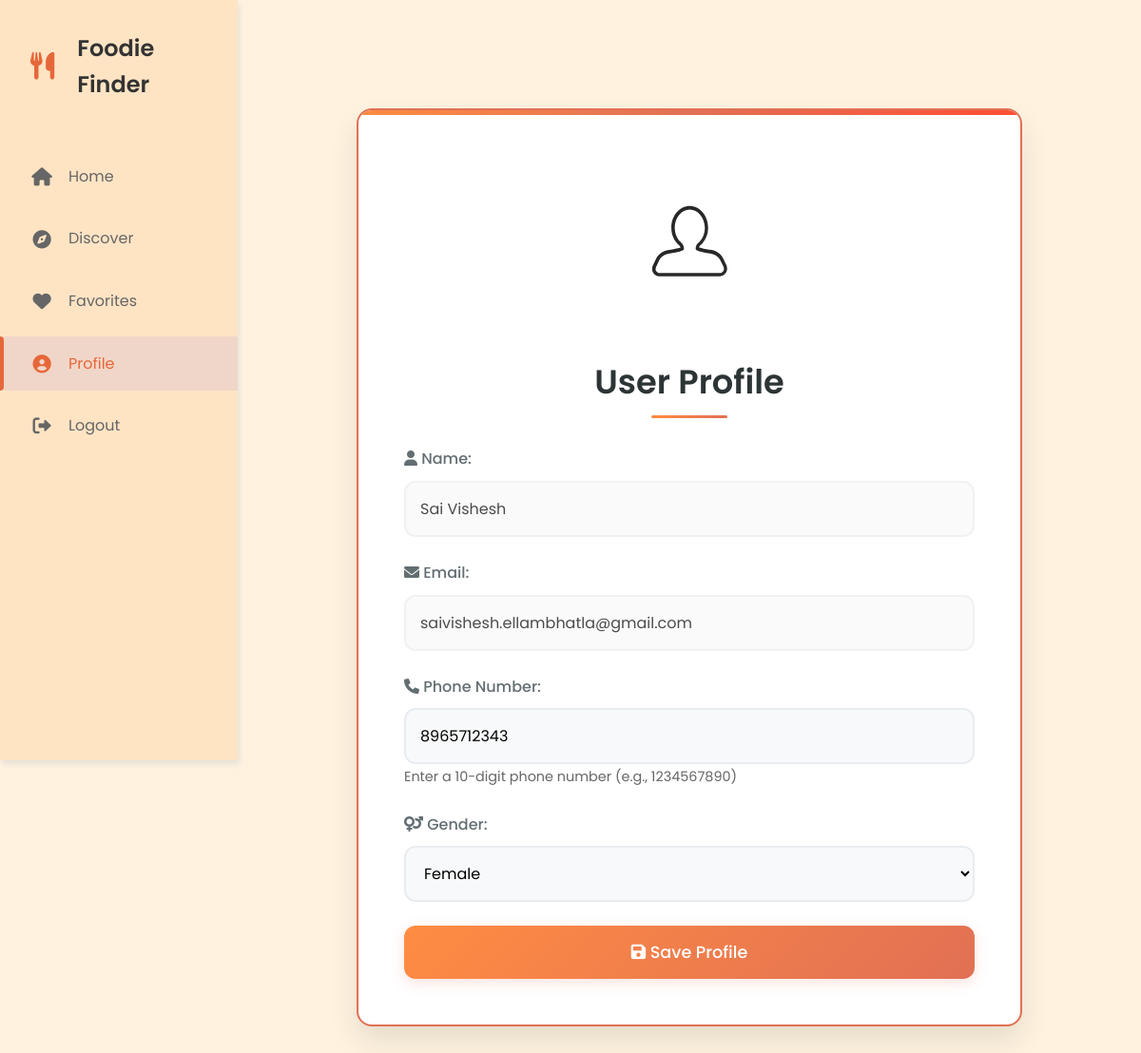
The app's page /profile (signed in), older data.
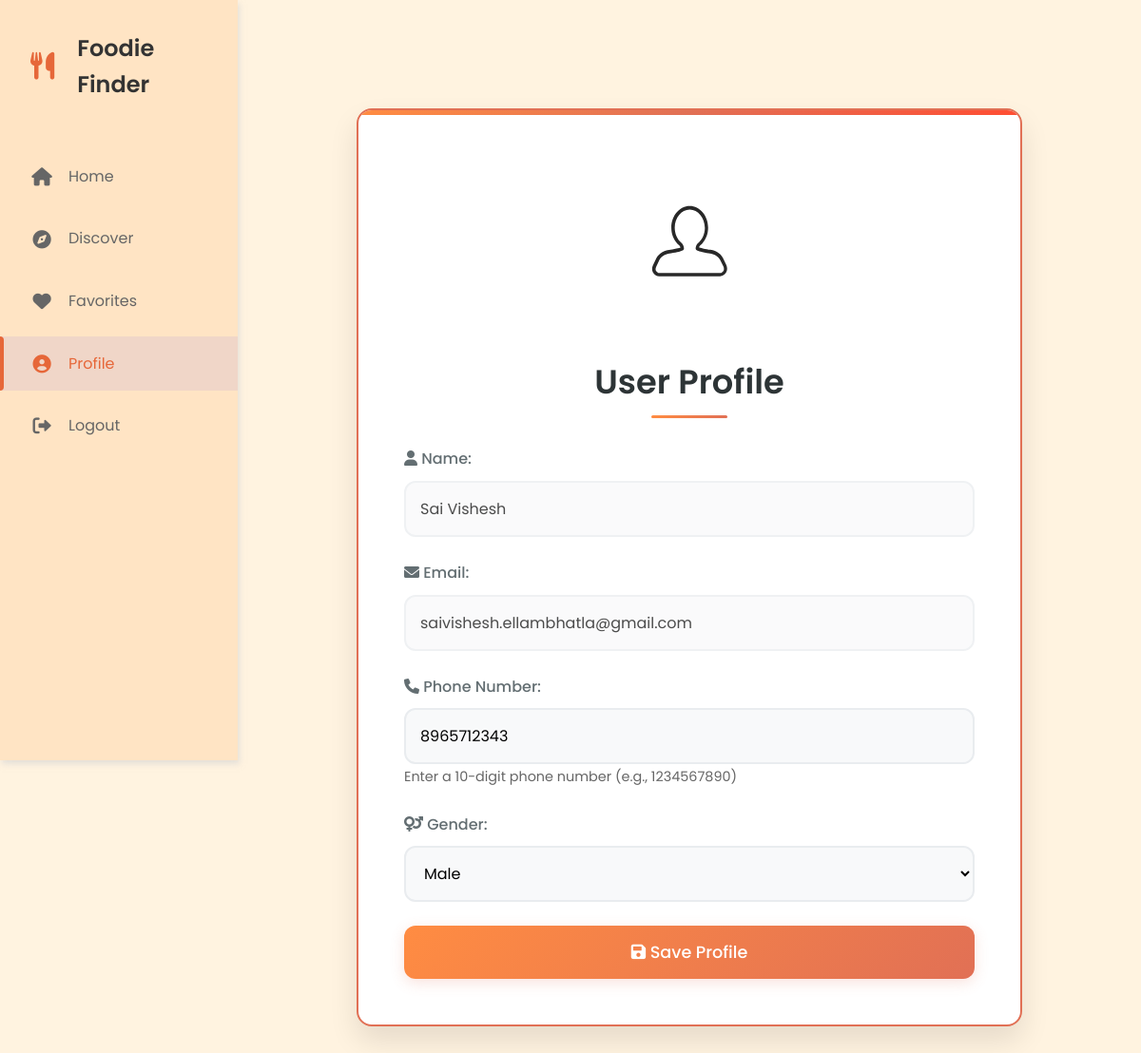
The same page, newer data.
### my_flask_app/models.py (models this page shows, shortened)
class User(db.Model, UserMixin):
    id = db.Column(db.Integer,primary_key=True)
    name = db.Column(db.String(80),nullable=False) #make all these fields required in html
    email = db.Column(db.String(100),unique=True,nullable=False)
    password = db.Column(db.String(150),nullable=False)
    phone=db.Column(db.Integer)
    gender=db.Column(db.String(1))
    favourites = db.relationship('Favourite',backref='author',lazy=True)

### my_flask_app/main.py (the view)
@main.route('/profile')
@login_required
def profile():
    return render_template('profile.html', user=current_user)

### my_flask_app/templates/profile.html (shortened to what this page needs)
{% extends "base.html" %}
{% block content %}
    <div class="container">
        <div class="profile-container">
            <div class="profile-photo-container">
                <img src="{{ url_for('static', filename='images/user-profile.svg') }}" class="profile-photo">
            </div>
            <h2 class="text-center">User Profile</h2>
            <form action="/save_profile" method="POST">
                <div class="form-group">
                    <label><i class="fas fa-user"></i> Name:</label>
                    <input type="text" name="name" value="{{ user.name }}" readonly class="form-control">
                </div>
                <div class="form-group">
                    <label><i class="fas fa-envelope"></i> Email:</label>
                    <input type="email" name="email" value="{{ user.email }}" readonly class="form-control">
                </div>
                <div class="form-group">
                    <label><i class="fas fa-phone"></i> Phone Number:</label>
                    <input type="tel"
                            name="phone"
                            placeholder="Enter phone number"
                            value="{{ user.phone or '' }}"
                            pattern="[0-9]{10}"
                            title="Please enter a valid 10-digit phone number"
                            class="form-control">
                    <small class="form-text">Enter a 10-digit phone number (e.g., 1234567890)</small>
                </div>
                <div class="form-group">
                    <label><i class="fas fa-venus-mars"></i> Gender:</label>
                    <select name="gender" class="form-control">
                        <option value="Male" {% if user.gender == 'M' %}selected{% endif %}>Male</option>
                        <option value="Female" {% if user.gender == 'F' %}selected{% endif %}>Female</option>
                    </select>
                </div>
                <button type="submit" class="btn-primary">
                    <i class="fas fa-save"></i> Save Profile
                </button>
            </form>
        </div>
    </div>
{% endblock %}

### my_flask_app/templates/base.html (shortened to what this page needs)
<!DOCTYPE html>
<html lang="en">
<head>
    <link rel="stylesheet" href="https://cdnjs.cloudflare.com/ajax/libs/font-awesome/6.0.0/css/all.min.css">
    <link rel="stylesheet" href="../static/css/styles.css">
    <link rel="stylesheet" href="../static/css/sidebar.css">
</head>
<body>
    <div class="nav-sidebar">
        <div class="nav-logo">
            <i class="fas fa-utensils"></i>
            <span>Foodie Finder</span>
        </div>
        <ul class="nav-menu">
            <li class="nav-item">
                <a href="{{url_for('main.dish_finder')}}" class="nav-link">
                    <i class="fas fa-home"></i>
                    <span>Home</span>
                </a>
            </li>
            <li class="nav-item">
                <a href="{{url_for('main.discover')}}" class="nav-link">
                    <i class="fas fa-compass"></i>
                    <span>Discover</span>
                </a>
            </li>
            <li class="nav-item">
                <a href="{{url_for('main.favourites')}}" class="nav-link">
                    <i class="fas fa-heart"></i>
                    <span>Favorites</span>
                </a>
            </li>
            <li class="nav-item">
                <a href="{{url_for('main.profile')}}" class="nav-link">
                    <i class="fas fa-user-circle"></i>
                    <span>Profile</span>
                </a>
            </li>
            <li class="nav-item">
                <a href="{{url_for('auth.logout')}}" class="nav-link">
                    <i class="fas fa-sign-out-alt"></i>
                    <span>Logout</span>
                </a>
            </li>
        </ul>
    </div>
    <main class="main-content">
        {% block content %}{% endblock %}
    </main>
</body>
</html>

### my_flask_app/static/css/styles.css (style rules this page uses)
:root { --primary-color: #FF8C42; --secondary-color: #FF4E33; --accent-color: #FFA07A; --background-color: #FFF3E0; --card-bg: #ffffff; --text-color: #2d3436; --text-light: #636e72; --shadow: 0 8px 30px rgba(0, 0, 0, 0.08); --border-radius: 16px; --sidebar-width: 250px; }
* { margin: 0; padding: 0; box-sizing: border-box; font-family: 'Poppins', sans-serif; }
body { background-color: var(--background-color); color: var(--text-color); line-height: 1.6; min-height: 100vh; background-attachment: fixed; background-size: cover; background-position: center; display: flex; }
.main-content { margin-left: var(--sidebar-width); flex: 1; padding: 2rem; }
.container { max-width: 1200px; margin: 0 auto; padding: 2rem; }
.form-group { margin-bottom: 1.8rem; }
.form-group label { display: block; margin-bottom: 0.8rem; font-weight: 500; color: var(--text-color); font-size: 1.1rem; }
.form-control { width: 100%; padding: 1rem; border: 2px solid #e9ecef; border-radius: 12px; font-size: 1rem; transition: all 0.3s ease; background: #f8f9fa; }
.fa-utensils { margin-right: 0.5rem; color: var(--accent-color); }
select.form-control option { padding: 10px; }
.form-text { color: var(--text-light); font-size: 0.9rem; margin-top: 0.5rem; }
.profile-container { background: white; padding: 3rem; border-radius: var(--border-radius); box-shadow: 0 15px 30px rgba(0, 0, 0, 0.1); max-width: 700px; height: auto; width: 100%; margin: 50px auto; display: flex; flex-direction: column; justify-content: space-between; overflow: hidden; border: 2px solid #E17055; position: relative; }
.profile-container::before { content: ''; position: absolute; top: 0; left: 0; right: 0; height: 5px; background: linear-gradient(to right, #FF8C42, #E17055, #FF4E33); }
.profile-photo-container { position: relative; width: 180px; height: 180px; margin: 0 auto 30px; border-radius: 50%; overflow: hidden; display: flex; justify-content: center; align-items: center; background-color: transparent; border: none; box-shadow: none; transition: none; }
.profile-photo { width: 100%; height: 100%; object-fit: contain; margin: 0 auto; }
.profile-container h2 { color: #2D3436; text-align: center; margin-bottom: 30px; font-size: 2.2rem; font-weight: 600; position: relative; display: inline-block; padding-bottom: 10px; }
.profile-container h2:after { content: ""; position: absolute; bottom: 0; left: 50%; transform: translateX(-50%); width: 80px; height: 3px; background: linear-gradient(to right, #FF8C42, #E17055); border-radius: 10px; }
.form-group { margin-bottom: 25px; }
.form-group label { display: block; margin-bottom: 10px; color: #636e72; font-weight: 500; font-size: 1rem; transition: all 0.3s ease; }
.form-control { width: 100%; padding: 15px; border: 2px solid #e9ecef; border-radius: 12px; box-sizing: border-box; font-size: 1rem; transition: all 0.3s ease; background-color: #f8f9fa; }
.form-control[readonly] { background-color: #f8f9fa; opacity: 0.7; }
.btn-primary { background: linear-gradient(135deg, #FF8C42, #E17055); color: white; padding: 15px; border: none; border-radius: 12px; width: 100%; margin: 10px auto 0; font-size: 1.1rem; font-weight: 500; cursor: pointer; transition: all 0.3s ease; box-shadow: 0 4px 15px rgba(225, 112, 85, 0.2); text-align: center; display: block; }

Row changes from the older to the newer data that the page shows:
changed User "Sai Vishesh": gender "Female" → "Male"
